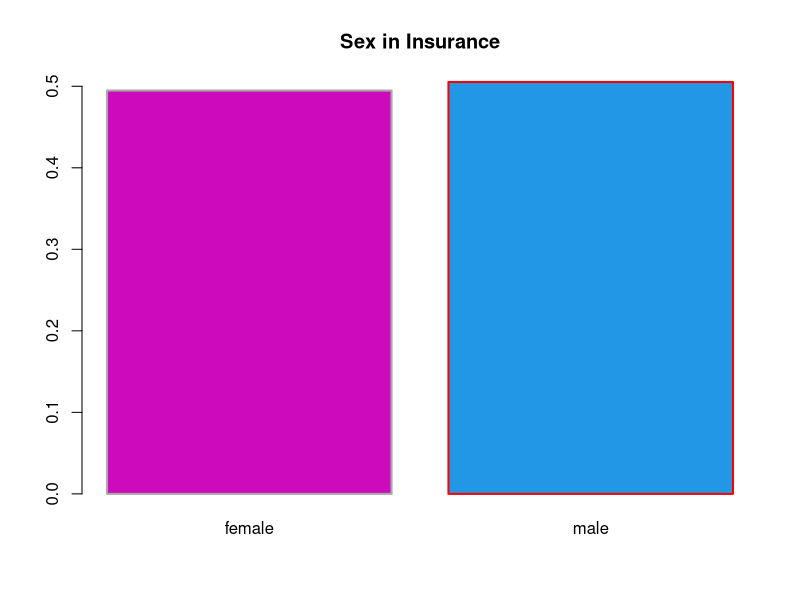
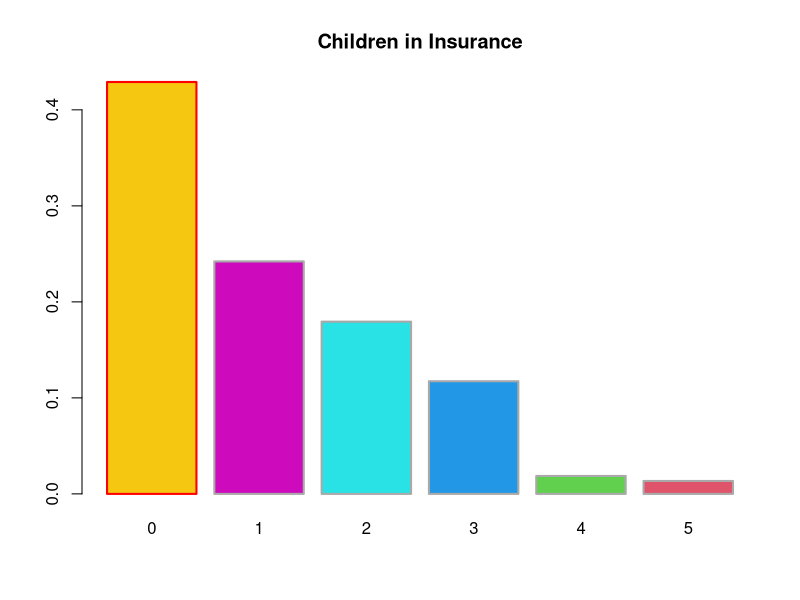
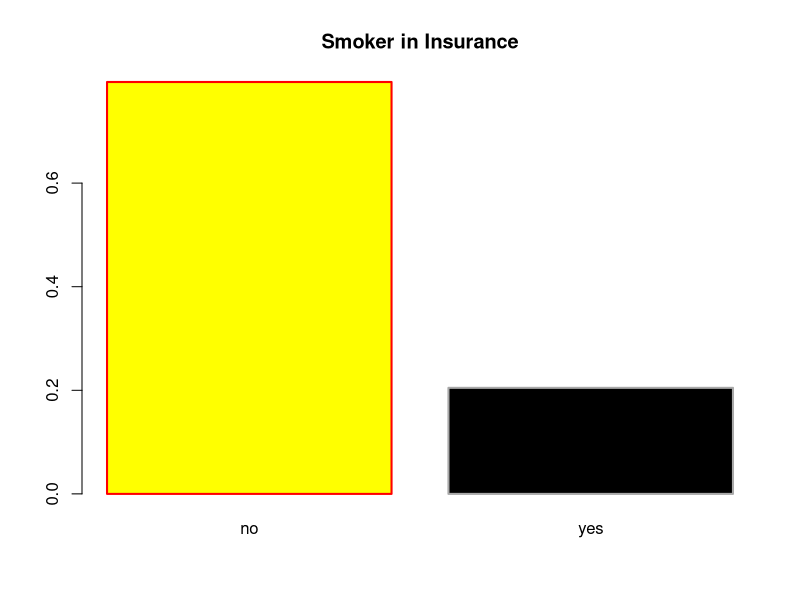
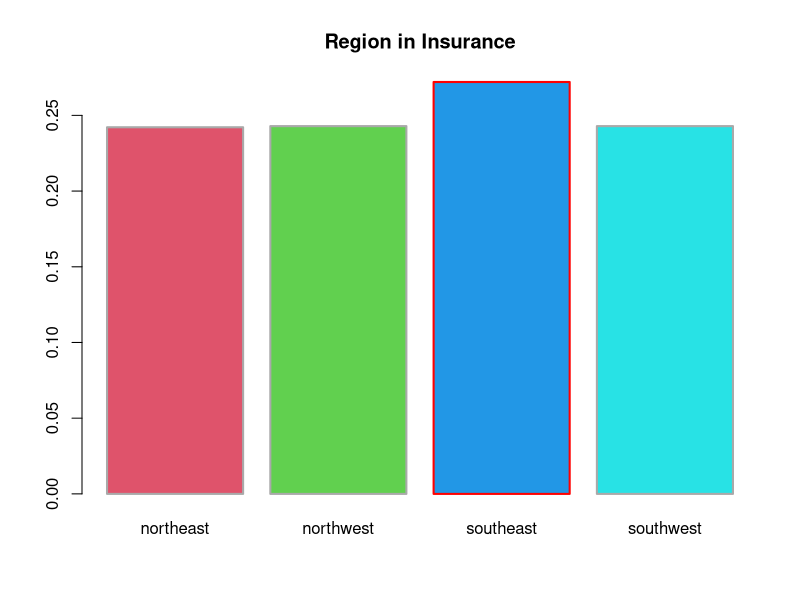
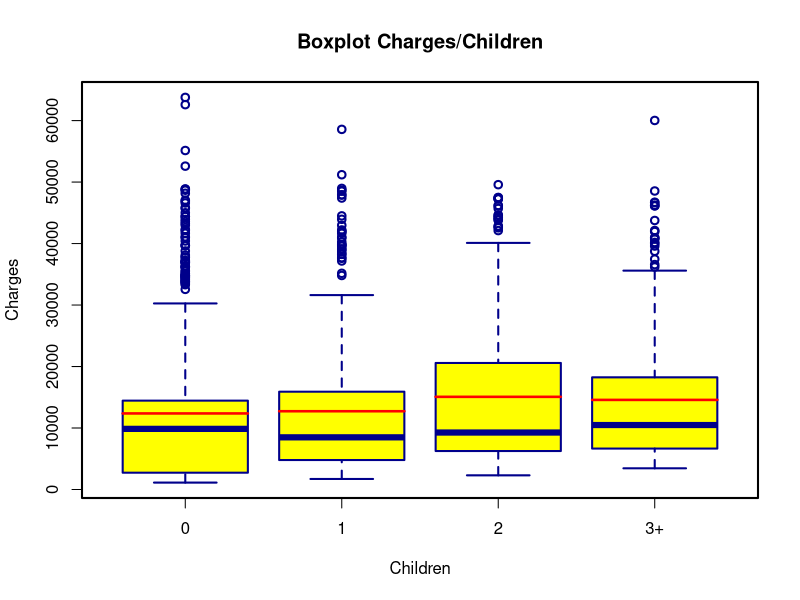
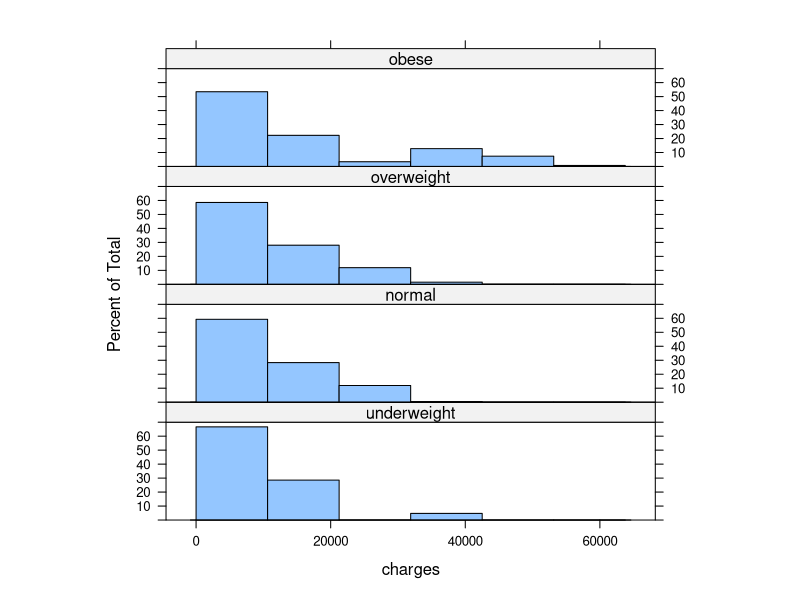
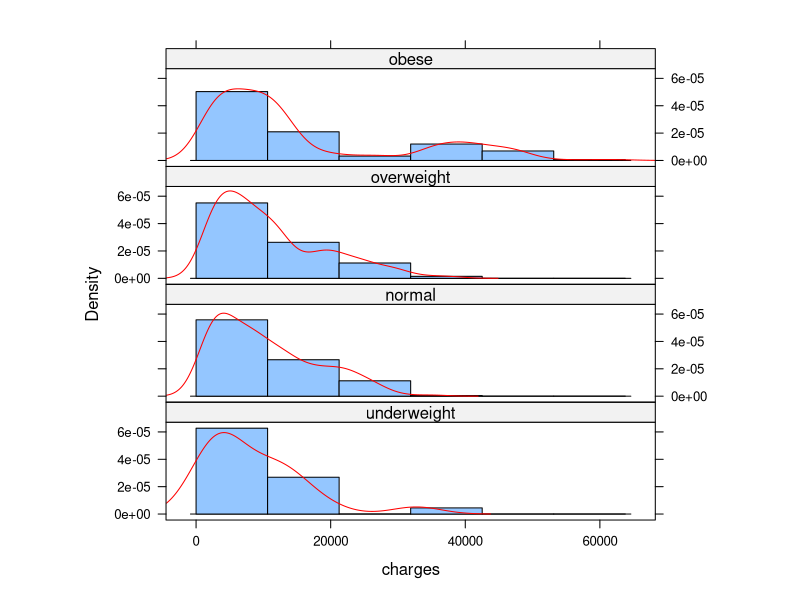

Recreate these plots in R, in order.
## ---- chunk 1
insurance <- read.csv("insurance.csv")
library(lattice)
## ---- chunk 2
sex <- prop.table(table(insurance$sex))
children <- prop.table(table(insurance$children))
smoker <- prop.table(table(insurance$smoker))
region <- prop.table(table(insurance$region))
opar = par(lwd = 2)
barplot(sex, main="Sex in Insurance", col=c(6,4), border=c("darkgrey", "red")) 
barplot(children, main="Children in Insurance", col=7:2, border=c("red", "darkgrey", "darkgrey", "darkgrey", "darkgrey", "darkgrey"))
barplot(smoker, main="Smoker in Insurance", col=c("yellow", "black"), border=c("red", "darkgrey"))
barplot(region, main="Region in Insurance", col=2:5, border=c("darkgrey","darkgrey","red", "darkgrey"))
## ---- chunk 3
insurance$new.children[insurance$children == 0] <- "0"
insurance$new.children[insurance$children == 1] <- "1"
insurance$new.children[insurance$children == 2] <- "2"
insurance$new.children[insurance$children >= 3] <- "3+"
boxplot(insurance$charges~insurance$new.children, main="Boxplot Charges/Children", xlab="Children", ylab="Charges", col="yellow", border="darkblue")
means <- tapply(insurance$charges, insurance$new.children, mean)
segments(x0=(1:4)-0.4, x1=(1:4)+0.4, y0=means, y1=means, col="red", lwd=2.5)

## ---- chunk 4

insurance$catbmi <- cut(insurance$bmi, breaks=c(0, 18.5, 25, 30, max(insurance$bmi)+1), labels=c("underweight", "normal", "overweight", "obese"))
histogram(~charges | catbmi, data=insurance, layout=c(1,4), breaks = (0:6)*max(insurance$charges+1)/6,aspect=0.2, ylim=c(0,70))


# Creazione della variabile "catbmi" usando cut()
insurance$catbmi <- cut(insurance$bmi, breaks = c(0, 18.5, 25, 30, max(insurance$bmi) + 1),
                        labels = c("underweight", "normal", "overweight", "obese"))

# Creazione del grafico istogramma con sovrapposizione della densità
histogram(~ charges | catbmi, data = insurance, layout = c(1, 4),
          breaks = (0:6) * max(insurance$charges + 1) / 6, aspect = 0.2, type = "density",
          panel = function(x, ...) {
            panel.histogram(x, ...)
            panel.densityplot(x, col = "red", ...)
          })
  
